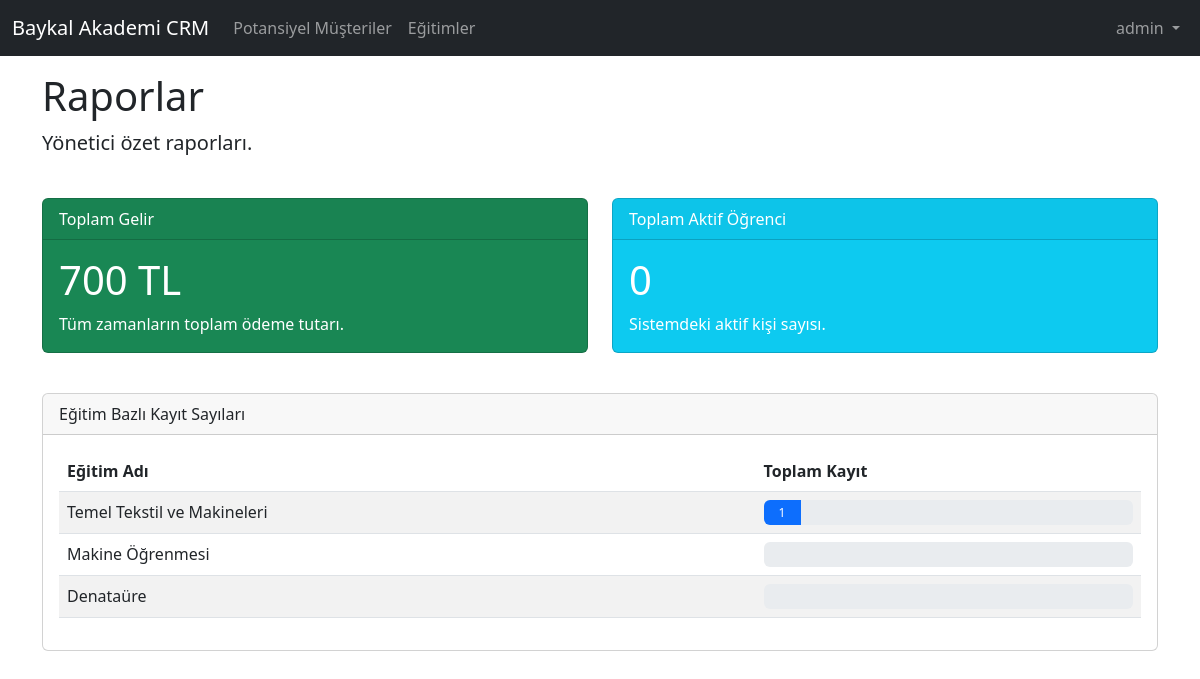
/reports/ (signed in), run on an earlier commit of the app's database.
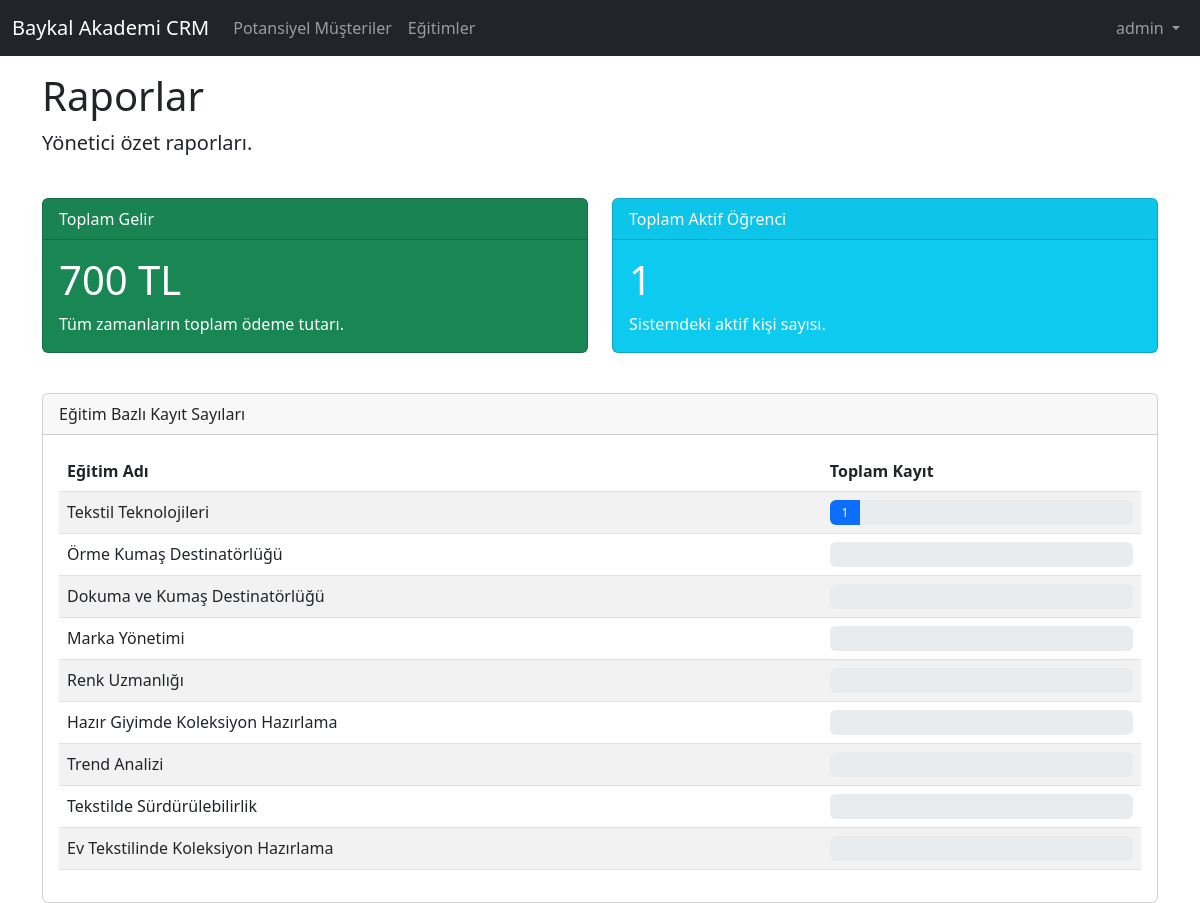
And on a later commit of the database.
### core/models.py (models this page shows, shortened)
class Training(models.Model):
    name = models.CharField(max_length=200)
    description = models.TextField(blank=True, null=True)
    default_duration = models.IntegerField(help_text="Duration in hours or days", blank=True, null=True)
    is_active = models.BooleanField(default=True)

### core/views.py (the view)
# urls.py: path('reports/', views.reports, name='reports'),
@login_required
def reports(request):
    total_revenue = Payment.objects.aggregate(Sum('amount'))['amount__sum'] or 0
    total_students = Lead.objects.filter(lead_stage='converted').count()
    enrollment_by_training = Training.objects.annotate(total_students=Count('trainingsession__enrollment')).order_by('-total_students')
    context = {
        'total_revenue': total_revenue,
        'total_students': total_students,
        'enrollment_by_training': enrollment_by_training
    }
    return render(request, 'core/reports.html', context)

### core/templates/core/reports.html
{% extends 'core/base.html' %}
{% block content %}
<div class="row mb-4">
    <div class="col">
        <h1>Raporlar</h1>
        <p class="lead">Yönetici özet raporları.</p>
    </div>
</div>
<div class="row mb-4">
    <div class="col-md-6">
        <div class="card text-white bg-success mb-3">
            <div class="card-header">Toplam Gelir</div>
            <div class="card-body">
                <h1 class="card-title">{{ total_revenue }} TL</h1>
                <p class="card-text">Tüm zamanların toplam ödeme tutarı.</p>
            </div>
        </div>
    </div>
    <div class="col-md-6">
        <div class="card text-white bg-info mb-3">
            <div class="card-header">Toplam Aktif Öğrenci</div>
            <div class="card-body">
                <h1 class="card-title">{{ total_students }}</h1>
                <p class="card-text">Sistemdeki aktif kişi sayısı.</p>
            </div>
        </div>
    </div>
</div>
<div class="row">
    <div class="col-12">
        <div class="card">
            <div class="card-header">Eğitim Bazlı Kayıt Sayıları</div>
            <div class="card-body">
                <table class="table table-striped">
                    <thead>
                        <tr>
                            <th>Eğitim Adı</th>
                            <th>Toplam Kayıt</th>
                        </tr>
                    </thead>
                    <tbody>
                        {% for training in enrollment_by_training %}
                        <tr>
                            <td>{{ training.name }}</td>
                            <td>
                                <div class="progress" style="height: 25px;">
                                    <div class="progress-bar" role="progressbar"
                                        style="width: {{ training.total_students }}0%;"
                                        aria-valuenow="{{ training.total_students }}" aria-valuemin="0"
                                        aria-valuemax="100">
                                        {{ training.total_students }}
                                    </div>
                                </div>
                            </td>
                        </tr>
                        {% endfor %}
                    </tbody>
                </table>
            </div>
        </div>
    </div>
</div>
{% endblock %}

What changed in the data, as far as the page shows it:
changed Training: name "Temel Tekstil ve Makineleri" → "Tekstil Teknolojileri"
changed Training: name "Makine Öğrenmesi" → "Örme Kumaş Destinatörlüğü"
changed Training: name "Denataüre" → "Dokuma ve Kumaş Destinatörlüğü"
added Training: name "Marka Yönetimi"
added Training: name "Renk Uzmanlığı"
added Training: name "Hazır Giyimde Koleksiyon Hazırlama"
added Training: name "Trend Analizi"
added Training: name "Tekstilde Sürdürülebilirlik"
added Training: name "Ev Tekstilinde Koleksiyon Hazırlama"
Also different on the page:
{{ total_students }}: "0" → "1"
